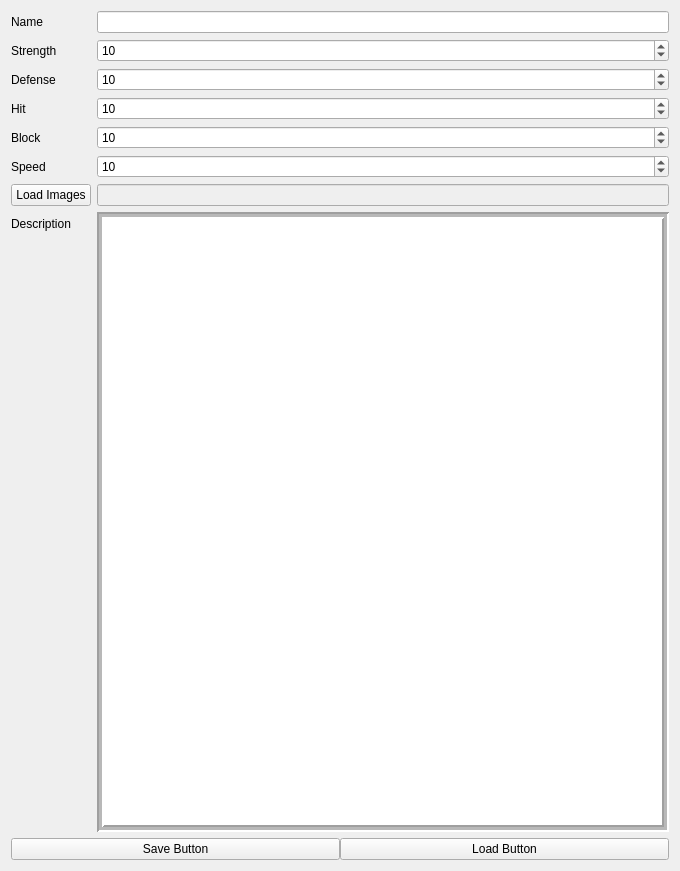
<?xml version="1.0" encoding="UTF-8"?>
<ui version="4.0">
 <class>boxerWidget</class>
 <widget class="QWidget" name="boxerWidget">
  <property name="geometry">
   <rect>
    <x>0</x>
    <y>0</y>
    <width>680</width>
    <height>871</height>
   </rect>
  </property>
  <property name="windowTitle">
   <string>boxerWidget</string>
  </property>
  <layout class="QVBoxLayout" name="verticalLayout">
   <item>
    <layout class="QFormLayout" name="formLayout">
     <item row="0" column="0">
      <widget class="QLabel" name="label">
       <property name="text">
        <string>Name</string>
       </property>
      </widget>
     </item>
     <item row="0" column="1">
      <widget class="QLineEdit" name="leName"/>
     </item>
     <item row="1" column="0">
      <widget class="QLabel" name="label_2">
       <property name="text">
        <string>Strength</string>
       </property>
      </widget>
     </item>
     <item row="1" column="1">
      <widget class="QSpinBox" name="sbStrength">
       <property name="maximum">
        <number>9999</number>
       </property>
       <property name="value">
        <number>10</number>
       </property>
      </widget>
     </item>
     <item row="2" column="0">
      <widget class="QLabel" name="label_6">
       <property name="text">
        <string>Defense</string>
       </property>
      </widget>
     </item>
     <item row="2" column="1">
      <widget class="QSpinBox" name="sbDefense">
       <property name="minimum">
        <number>1</number>
       </property>
       <property name="maximum">
        <number>9999</number>
       </property>
       <property name="value">
        <number>10</number>
       </property>
      </widget>
     </item>
     <item row="3" column="0">
      <widget class="QLabel" name="label_3">
       <property name="text">
        <string>Hit</string>
       </property>
      </widget>
     </item>
     <item row="3" column="1">
      <widget class="QSpinBox" name="sbHit">
       <property name="minimum">
        <number>1</number>
       </property>
       <property name="maximum">
        <number>9999</number>
       </property>
       <property name="value">
        <number>10</number>
       </property>
      </widget>
     </item>
     <item row="4" column="0">
      <widget class="QLabel" name="label_5">
       <property name="text">
        <string>Block</string>
       </property>
      </widget>
     </item>
     <item row="4" column="1">
      <widget class="QSpinBox" name="sbBlock">
       <property name="minimum">
        <number>1</number>
       </property>
       <property name="maximum">
        <number>9999</number>
       </property>
       <property name="value">
        <number>10</number>
       </property>
      </widget>
     </item>
     <item row="5" column="0">
      <widget class="QLabel" name="label_4">
       <property name="text">
        <string>Speed</string>
       </property>
      </widget>
     </item>
     <item row="5" column="1">
      <widget class="QSpinBox" name="sbSpeed">
       <property name="minimum">
        <number>1</number>
       </property>
       <property name="maximum">
        <number>9999</number>
       </property>
       <property name="value">
        <number>10</number>
       </property>
      </widget>
     </item>
     <item row="6" column="0">
      <widget class="QPushButton" name="pbLoadImages">
       <property name="sizePolicy">
        <sizepolicy hsizetype="Minimum" vsizetype="Minimum">
         <horstretch>0</horstretch>
         <verstretch>0</verstretch>
        </sizepolicy>
       </property>
       <property name="text">
        <string>Load Images</string>
       </property>
      </widget>
     </item>
     <item row="6" column="1">
      <widget class="QLineEdit" name="leImgFolder">
       <property name="enabled">
        <bool>false</bool>
       </property>
       <property name="baseSize">
        <size>
         <width>0</width>
         <height>0</height>
        </size>
       </property>
      </widget>
     </item>
     <item row="7" column="0">
      <widget class="QLabel" name="label_7">
       <property name="text">
        <string>Description</string>
       </property>
      </widget>
     </item>
     <item row="7" column="1">
      <widget class="QTextBrowser" name="lblInfo">
       <property name="enabled">
        <bool>true</bool>
       </property>
       <property name="frameShape">
        <enum>QFrame::Box</enum>
       </property>
       <property name="frameShadow">
        <enum>QFrame::Sunken</enum>
       </property>
       <property name="lineWidth">
        <number>2</number>
       </property>
       <property name="midLineWidth">
        <number>3</number>
       </property>
       <property name="verticalScrollBarPolicy">
        <enum>Qt::ScrollBarAsNeeded</enum>
       </property>
       <property name="horizontalScrollBarPolicy">
        <enum>Qt::ScrollBarAlwaysOff</enum>
       </property>
      </widget>
     </item>
    </layout>
   </item>
   <item>
    <layout class="QHBoxLayout" name="horizontalLayout">
     <property name="spacing">
      <number>0</number>
     </property>
     <property name="sizeConstraint">
      <enum>QLayout::SetDefaultConstraint</enum>
     </property>
     <property name="topMargin">
      <number>0</number>
     </property>
     <item>
      <widget class="QPushButton" name="pushButton">
       <property name="text">
        <string>Save Button</string>
       </property>
      </widget>
     </item>
     <item>
      <widget class="QPushButton" name="pushButton_2">
       <property name="text">
        <string>Load Button</string>
       </property>
      </widget>
     </item>
    </layout>
   </item>
  </layout>
 </widget>
 <resources/>
 <connections>
  <connection>
   <sender>leName</sender>
   <signal>textChanged(QString)</signal>
   <receiver>boxerWidget</receiver>
   <slot>setT(QString)</slot>
   <hints>
    <hint type="sourcelabel">
     <x>300</x>
     <y>33</y>
    </hint>
    <hint type="destinationlabel">
     <x>227</x>
     <y>11</y>
    </hint>
   </hints>
  </connection>
  <connection>
   <sender>pushButton_2</sender>
   <signal>clicked(bool)</signal>
   <receiver>boxerWidget</receiver>
   <slot>loadBoxer()</slot>
   <hints>
    <hint type="sourcelabel">
     <x>507</x>
     <y>803</y>
    </hint>
    <hint type="destinationlabel">
     <x>227</x>
     <y>203</y>
    </hint>
   </hints>
  </connection>
  <connection>
   <sender>pushButton</sender>
   <signal>clicked()</signal>
   <receiver>boxerWidget</receiver>
   <slot>saveBoxer()</slot>
   <hints>
    <hint type="sourcelabel">
     <x>104</x>
     <y>803</y>
    </hint>
    <hint type="destinationlabel">
     <x>13</x>
     <y>174</y>
    </hint>
   </hints>
  </connection>
  <connection>
   <sender>pbLoadImages</sender>
   <signal>clicked()</signal>
   <receiver>boxerWidget</receiver>
   <slot>loadImages()</slot>
   <hints>
    <hint type="sourcelabel">
     <x>54</x>
     <y>201</y>
    </hint>
    <hint type="destinationlabel">
     <x>676</x>
     <y>699</y>
    </hint>
   </hints>
  </connection>
 </connections>
 <slots>
  <slot>setT(QString)</slot>
  <slot>loadBoxer()</slot>
  <slot>saveBoxer()</slot>
  <slot>loadImages()</slot>
 </slots>
</ui>
